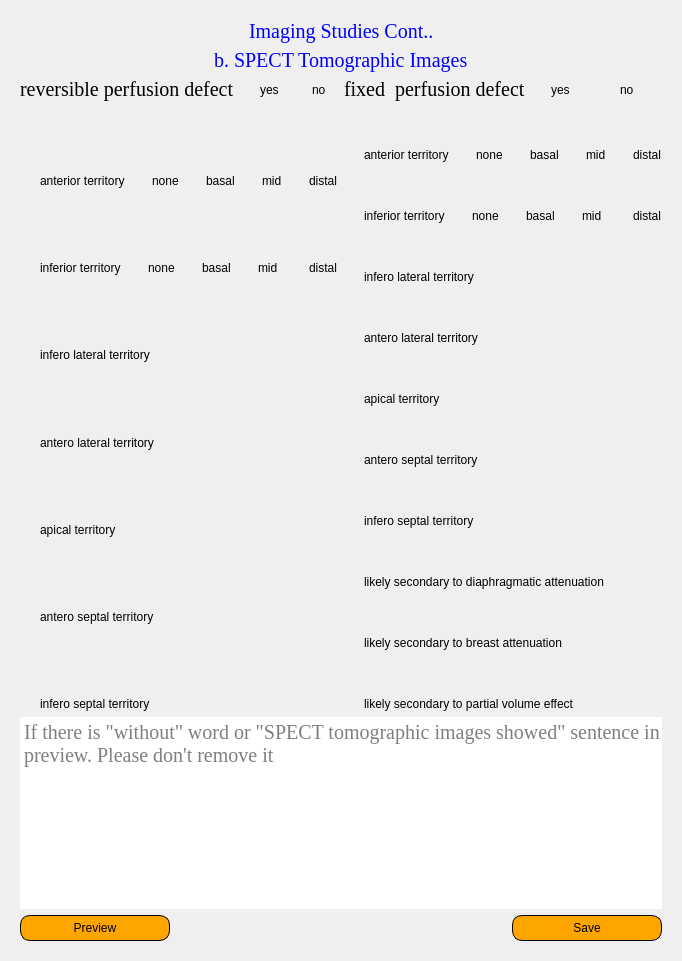
      <widget class="QWidget" name="tab_4">
       <attribute name="title">
        <string> SPECT Tomographic Images</string>
       </attribute>
       <layout class="QGridLayout" name="gridLayout_10">
        <item row="0" column="0">
         <widget class="QGroupBox" name="groupBox_4">
          <property name="styleSheet">
           <string notr="true">border:none;
font: 15pt &quot;Times New Roman&quot;;
background: transparent;</string>
          </property>
          <property name="title">
           <string/>
          </property>
          <layout class="QGridLayout" name="gridLayout_6">
           <item row="0" column="0">
            <layout class="QVBoxLayout" name="verticalLayout_24">
             <item>
              <layout class="QVBoxLayout" name="verticalLayout_33">
               <item>
                <layout class="QHBoxLayout" name="horizontalLayout_47">
                 <item>
                  <spacer name="horizontalSpacer_11">
                   <property name="orientation">
                    <enum>Qt::Horizontal</enum>
                   </property>
                   <property name="sizeHint" stdset="0">
                    <size>
                     <width>40</width>
                     <height>20</height>
                    </size>
                   </property>
                  </spacer>
                 </item>
                 <item>
                  <widget class="QLabel" name="label_61">
                   <property name="font">
                    <font>
                     <family>Times New Roman</family>
                     <pointsize>15</pointsize>
                     <weight>50</weight>
                     <italic>false</italic>
                     <bold>false</bold>
                    </font>
                   </property>
                   <property name="styleSheet">
                    <string notr="true">
border:none;
font: 15pt &quot;Times New Roman&quot;;

color:blue;

</string>
                   </property>
                   <property name="text">
                    <string>Imaging Studies Cont..</string>
                   </property>
                  </widget>
                 </item>
                 <item>
                  <spacer name="horizontalSpacer_12">
                   <property name="orientation">
                    <enum>Qt::Horizontal</enum>
                   </property>
                   <property name="sizeHint" stdset="0">
                    <size>
                     <width>40</width>
                     <height>20</height>
                    </size>
                   </property>
                  </spacer>
                 </item>
                </layout>
               </item>
               <item>
                <layout class="QHBoxLayout" name="horizontalLayout_48">
                 <item>
                  <spacer name="horizontalSpacer_14">
                   <property name="orientation">
                    <enum>Qt::Horizontal</enum>
                   </property>
                   <property name="sizeHint" stdset="0">
                    <size>
                     <width>40</width>
                     <height>20</height>
                    </size>
                   </property>
                  </spacer>
                 </item>
                 <item>
                  <widget class="QLabel" name="label_62">
                   <property name="font">
                    <font>
                     <family>Times New Roman</family>
                     <pointsize>15</pointsize>
                     <weight>50</weight>
                     <italic>false</italic>
                     <bold>false</bold>
                    </font>
                   </property>
                   <property name="styleSheet">
                    <string notr="true">
border:none;
font: 15pt &quot;Times New Roman&quot;;

color:blue;

</string>
                   </property>
                   <property name="text">
                    <string>b. SPECT Tomographic Images</string>
                   </property>
                  </widget>
                 </item>
                 <item>
                  <spacer name="horizontalSpacer_15">
                   <property name="orientation">
                    <enum>Qt::Horizontal</enum>
                   </property>
                   <property name="sizeHint" stdset="0">
                    <size>
                     <width>40</width>
                     <height>20</height>
                    </size>
                   </property>
                  </spacer>
                 </item>
                </layout>
               </item>
               <item>
                <layout class="QHBoxLayout" name="horizontalLayout_49">
                 <item>
                  <layout class="QVBoxLayout" name="verticalLayout_31">
                   <item>
                    <layout class="QHBoxLayout" name="horizontalLayout_45">
                     <item>
                      <widget class="QLabel" name="label_63">
                       <property name="font">
                        <font>
                         <family>Times New Roman</family>
                         <pointsize>15</pointsize>
                         <weight>50</weight>
                         <italic>false</italic>
                         <bold>false</bold>
                        </font>
                       </property>
                       <property name="text">
                        <string>reversible perfusion defect</string>
                       </property>
                      </widget>
                     </item>
                     <item>
                      <widget class="QRadioButton" name="radioButton_yesRevPer">
                       <property name="text">
                        <string>yes</string>
                       </property>
                      </widget>
                     </item>
                     <item>
                      <widget class="QRadioButton" name="radioButton_noRevPer">
                       <property name="text">
                        <string>no</string>
                       </property>
                      </widget>
                     </item>
                    </layout>
                   </item>
                   <item>
                    <layout class="QVBoxLayout" name="verticalLayout_29">
                     <item>
                      <spacer name="verticalSpacer_25">
                       <property name="orientation">
                        <enum>Qt::Vertical</enum>
                       </property>
                       <property name="sizeHint" stdset="0">
                        <size>
                         <width>20</width>
                         <height>40</height>
                        </size>
                       </property>
                      </spacer>
                     </item>
                     <item>
                      <layout class="QHBoxLayout" name="horizontalLayout_41">
                       <item>
                        <widget class="QCheckBox" name="checkBox_anteriorTerRev">
                         <property name="text">
                          <string>anterior territory</string>
                         </property>
                        </widget>
                       </item>
                       <item>
                        <widget class="QRadioButton" name="radioButton_revAntNone">
                         <property name="text">
                          <string>none</string>
                         </property>
                        </widget>
                       </item>
                       <item>
                        <widget class="QRadioButton" name="radioButton_basalAnteriorRev">
                         <property name="text">
                          <string>basal</string>
                         </property>
                        </widget>
                       </item>
                       <item>
                        <widget class="QRadioButton" name="radioButton_midAnteriorREv">
                         <property name="text">
                          <string>mid</string>
                         </property>
                        </widget>
                       </item>
                       <item>
                        <widget class="QRadioButton" name="radioButton_distaAnteriorlRev">
                         <property name="text">
                          <string>distal</string>
                         </property>
                        </widget>
                       </item>
                      </layout>
                     </item>
                     <item>
                      <spacer name="verticalSpacer_26">
                       <property name="orientation">
                        <enum>Qt::Vertical</enum>
                       </property>
                       <property name="sizeHint" stdset="0">
                        <size>
                         <width>20</width>
                         <height>40</height>
                        </size>
                       </property>
                      </spacer>
                     </item>
                     <item>
                      <layout class="QHBoxLayout" name="horizontalLayout_42">
                       <item>
                        <widget class="QCheckBox" name="checkBox_inferiorTerRev">
                         <property name="text">
                          <string>inferior territory</string>
                         </property>
                        </widget>
                       </item>
                       <item>
                        <widget class="QRadioButton" name="radioButton_revInfNone">
                         <property name="text">
                          <string>none</string>
                         </property>
                        </widget>
                       </item>
                       <item>
                        <widget class="QRadioButton" name="radioButton_basalInferiorRev">
                         <property name="text">
                          <string>basal</string>
                         </property>
                        </widget>
                       </item>
                       <item>
                        <widget class="QRadioButton" name="radioButton_midInferiorRev">
                         <property name="text">
                          <string>mid</string>
                         </property>
                        </widget>
                       </item>
                       <item>
                        <widget class="QRadioButton" name="radioButton_distalInferiorRev">
                         <property name="text">
                          <string>distal</string>
                         </property>
                        </widget>
                       </item>
                      </layout>
                     </item>
                     <item>
                      <spacer name="verticalSpacer_27">
                       <property name="orientation">
                        <enum>Qt::Vertical</enum>
                       </property>
                       <property name="sizeHint" stdset="0">
                        <size>
                         <width>20</width>
                         <height>40</height>
                        </size>
                       </property>
                      </spacer>
                     </item>
                     <item>
                      <widget class="QCheckBox" name="checkBox_inferoLat_Rev">
                       <property name="text">
                        <string>infero lateral territory</string>
                       </property>
                      </widget>
                     </item>
                     <item>
                      <spacer name="verticalSpacer_28">
                       <property name="orientation">
                        <enum>Qt::Vertical</enum>
                       </property>
                       <property name="sizeHint" stdset="0">
                        <size>
                         <width>20</width>
                         <height>40</height>
                        </size>
                       </property>
                      </spacer>
                     </item>
                     <item>
                      <widget class="QCheckBox" name="checkBox_anteroLat_Rev">
                       <property name="text">
                        <string>antero lateral territory</string>
                       </property>
                      </widget>
                     </item>
                     <item>
                      <spacer name="verticalSpacer_29">
                       <property name="orientation">
                        <enum>Qt::Vertical</enum>
                       </property>
                       <property name="sizeHint" stdset="0">
                        <size>
                         <width>20</width>
                         <height>40</height>
                        </size>
                       </property>
                      </spacer>
                     </item>
                     <item>
                      <widget class="QCheckBox" name="checkBox_apicalRev">
                       <property name="text">
                        <string>apical territory</string>
                       </property>
                      </widget>
                     </item>
                     <item>
                      <spacer name="verticalSpacer_30">
                       <property name="orientation">
                        <enum>Qt::Vertical</enum>
                       </property>
                       <property name="sizeHint" stdset="0">
                        <size>
                         <width>20</width>
                         <height>40</height>
                        </size>
                       </property>
                      </spacer>
                     </item>
                     <item>
                      <widget class="QCheckBox" name="checkBox_anteroSepRev">
                       <property name="text">
                        <string>antero septal territory</string>
                       </property>
                      </widget>
                     </item>
                     <item>
                      <spacer name="verticalSpacer_31">
                       <property name="orientation">
                        <enum>Qt::Vertical</enum>
                       </property>
                       <property name="sizeHint" stdset="0">
                        <size>
                         <width>20</width>
                         <height>40</height>
                        </size>
                       </property>
                      </spacer>
                     </item>
                     <item>
                      <widget class="QCheckBox" name="checkBox_InferoSepRev">
                       <property name="text">
                        <string>infero septal territory</string>
                       </property>
                      </widget>
                     </item>
                    </layout>
                   </item>
                  </layout>
                 </item>
                 <item>
                  <layout class="QVBoxLayout" name="verticalLayout_32">
                   <item>
                    <layout class="QHBoxLayout" name="horizontalLayout_46">
                     <item>
                      <widget class="QLabel" name="label_64">
                       <property name="font">
                        <font>
                         <family>Times New Roman</family>
                         <pointsize>15</pointsize>
                         <weight>50</weight>
                         <italic>false</italic>
                         <bold>false</bold>
                        </font>
                       </property>
                       <property name="text">
                        <string>fixed  perfusion defect</string>
                       </property>
                      </widget>
                     </item>
                     <item>
                      <widget class="QRadioButton" name="radioButton_yesFixPer">
                       <property name="text">
                        <string>yes</string>
                       </property>
                      </widget>
                     </item>
                     <item>
                      <widget class="QRadioButton" name="radioButton_noFixPer">
                       <property name="text">
                        <string>no</string>
                       </property>
                      </widget>
                     </item>
                    </layout>
                   </item>
                   <item>
                    <layout class="QVBoxLayout" name="verticalLayout_30">
                     <item>
                      <spacer name="verticalSpacer_32">
                       <property name="orientation">
                        <enum>Qt::Vertical</enum>
                       </property>
                       <property name="sizeHint" stdset="0">
                        <size>
                         <width>20</width>
                         <height>40</height>
                        </size>
                       </property>
                      </spacer>
                     </item>
                     <item>
                      <layout class="QHBoxLayout" name="horizontalLayout_43">
                       <item>
                        <widget class="QCheckBox" name="checkBox_anteriorTerFix">
                         <property name="text">
                          <string>anterior territory</string>
                         </property>
                        </widget>
                       </item>
                       <item>
                        <widget class="QRadioButton" name="radioButton_fixAntNone">
                         <property name="text">
                          <string>none</string>
                         </property>
                        </widget>
                       </item>
                       <item>
                        <widget class="QRadioButton" name="radioButton_basalAnteriorFix">
                         <property name="text">
                          <string>basal</string>
                         </property>
                        </widget>
                       </item>
                       <item>
                        <widget class="QRadioButton" name="radioButton_midAnteriorFix">
                         <property name="text">
                          <string>mid</string>
                         </property>
                        </widget>
                       </item>
                       <item>
                        <widget class="QRadioButton" name="radioButton_distaAnteriorlFix">
                         <property name="text">
                          <string>distal</string>
                         </property>
                        </widget>
                       </item>
                      </layout>
                     </item>
                     <item>
                      <spacer name="verticalSpacer_33">
                       <property name="orientation">
                        <enum>Qt::Vertical</enum>
                       </property>
                       <property name="sizeHint" stdset="0">
                        <size>
                         <width>20</width>
                         <height>40</height>
                        </size>
                       </property>
                      </spacer>
                     </item>
                     <item>
                      <layout class="QHBoxLayout" name="horizontalLayout_44">
                       <item>
                        <widget class="QCheckBox" name="checkBox_inferiorTerFix">
                         <property name="text">
                          <string>inferior territory</string>
                         </property>
                        </widget>
                       </item>
                       <item>
                        <widget class="QRadioButton" name="radioButton_fixInfNone">
                         <property name="text">
                          <string>none</string>
                         </property>
                        </widget>
                       </item>
                       <item>
                        <widget class="QRadioButton" name="radioButton_basalInferiorFix">
                         <property name="text">
                          <string>basal</string>
                         </property>
                        </widget>
                       </item>
                       <item>
                        <widget class="QRadioButton" name="radioButton_midInferiorFix">
                         <property name="text">
                          <string>mid</string>
                         </property>
                        </widget>
                       </item>
                       <item>
                        <widget class="QRadioButton" name="radioButton_distalInferiorFix">
                         <property name="text">
                          <string>distal</string>
                         </property>
                        </widget>
                       </item>
                      </layout>
                     </item>
                     <item>
                      <spacer name="verticalSpacer_34">
                       <property name="orientation">
                        <enum>Qt::Vertical</enum>
                       </property>
                       <property name="sizeHint" stdset="0">
                        <size>
                         <width>20</width>
                         <height>40</height>
                        </size>
                       </property>
                      </spacer>
                     </item>
                     <item>
                      <widget class="QCheckBox" name="checkBox_inferoLat_Fix">
                       <property name="text">
                        <string>infero lateral territory</string>
                       </property>
                      </widget>
                     </item>
                     <item>
                      <spacer name="verticalSpacer_35">
                       <property name="orientation">
                        <enum>Qt::Vertical</enum>
                       </property>
                       <property name="sizeHint" stdset="0">
                        <size>
                         <width>20</width>
                         <height>40</height>
                        </size>
                       </property>
                      </spacer>
                     </item>
                     <item>
                      <widget class="QCheckBox" name="checkBox_anteroLat_Fix">
                       <property name="text">
                        <string>antero lateral territory</string>
                       </property>
                      </widget>
                     </item>
                     <item>
                      <spacer name="verticalSpacer_36">
                       <property name="orientation">
                        <enum>Qt::Vertical</enum>
                       </property>
                       <property name="sizeHint" stdset="0">
                        <size>
                         <width>20</width>
                         <height>40</height>
                        </size>
                       </property>
                      </spacer>
                     </item>
                     <item>
                      <widget class="QCheckBox" name="checkBox_apicalFix">
                       <property name="text">
                        <string>apical territory</string>
                       </property>
                      </widget>
                     </item>
                     <item>
                      <spacer name="verticalSpacer_37">
                       <property name="orientation">
                        <enum>Qt::Vertical</enum>
                       </property>
                       <property name="sizeHint" stdset="0">
                        <size>
                         <width>20</width>
                         <height>40</height>
                        </size>
                       </property>
                      </spacer>
                     </item>
                     <item>
                      <widget class="QCheckBox" name="checkBox_anteroSepFix">
                       <property name="text">
                        <string>antero septal territory</string>
                       </property>
                      </widget>
                     </item>
                     <item>
                      <spacer name="verticalSpacer_38">
                       <property name="orientation">
                        <enum>Qt::Vertical</enum>
                       </property>
                       <property name="sizeHint" stdset="0">
                        <size>
                         <width>20</width>
                         <height>40</height>
                        </size>
                       </property>
                      </spacer>
                     </item>
                     <item>
                      <widget class="QCheckBox" name="checkBox_InferoSepFix">
                       <property name="text">
                        <string>infero septal territory</string>
                       </property>
                      </widget>
                     </item>
                     <item>
                      <spacer name="verticalSpacer_39">
                       <property name="orientation">
                        <enum>Qt::Vertical</enum>
                       </property>
                       <property name="sizeHint" stdset="0">
                        <size>
                         <width>20</width>
                         <height>40</height>
                        </size>
                       </property>
                      </spacer>
                     </item>
                     <item>
                      <widget class="QCheckBox" name="checkBox_FixDiaph">
                       <property name="text">
                        <string>likely secondary to diaphragmatic attenuation</string>
                       </property>
                      </widget>
                     </item>
                     <item>
                      <spacer name="verticalSpacer_40">
                       <property name="orientation">
                        <enum>Qt::Vertical</enum>
                       </property>
                       <property name="sizeHint" stdset="0">
                        <size>
                         <width>20</width>
                         <height>40</height>
                        </size>
                       </property>
                      </spacer>
                     </item>
                     <item>
                      <widget class="QCheckBox" name="checkBox_FixBreastAtte">
                       <property name="text">
                        <string>likely secondary to breast attenuation</string>
                       </property>
                      </widget>
                     </item>
                     <item>
                      <spacer name="verticalSpacer_41">
                       <property name="orientation">
                        <enum>Qt::Vertical</enum>
                       </property>
                       <property name="sizeHint" stdset="0">
                        <size>
                         <width>20</width>
                         <height>40</height>
                        </size>
                       </property>
                      </spacer>
                     </item>
                     <item>
                      <widget class="QCheckBox" name="checkBox_FixPartial">
                       <property name="text">
                        <string>likely secondary to partial volume effect</string>
                       </property>
                      </widget>
                     </item>
                    </layout>
                   </item>
                  </layout>
                 </item>
                </layout>
               </item>
              </layout>
             </item>
             <item>
              <widget class="QPlainTextEdit" name="plainTextEdit_spectTomo">
               <property name="font">
                <font>
                 <family>Times New Roman</family>
                 <pointsize>15</pointsize>
                 <weight>50</weight>
                 <italic>false</italic>
                 <bold>false</bold>
                </font>
               </property>
               <property name="styleSheet">
                <string notr="true">background-color: rgb(255, 255, 255);</string>
               </property>
               <property name="placeholderText">
                <string>If there is &quot;without&quot; word or &quot;SPECT tomographic images showed&quot; sentence in preview. Please don't remove it</string>
               </property>
              </widget>
             </item>
             <item>
              <layout class="QHBoxLayout" name="horizontalLayout_28">
               <item>
                <widget class="QPushButton" name="pushButton_preview">
                 <property name="minimumSize">
                  <size>
                   <width>150</width>
                   <height>0</height>
                  </size>
                 </property>
                 <property name="styleSheet">
                  <string notr="true">QPushButton {
background-color: orange;  
	color: black;
   border: 1px solid black;
    padding: 5px 10px;
font: 87 12pt &quot;Times New Roman&quot;;
  border-radius: 10px; 

}

QPushButton:hover {
	background-color: #ffdd8e;
    color: black;  
 border: 2px solid blue;
	
}


QPushButton:pressed {
    background-color;#ffaa00;
    color: white;  /* Text color when pressed */
	
}

</string>
                 </property>
                 <property name="text">
                  <string>Preview</string>
                 </property>
                </widget>
               </item>
               <item>
                <spacer name="horizontalSpacer_29">
                 <property name="orientation">
                  <enum>Qt::Horizontal</enum>
                 </property>
                 <property name="sizeHint" stdset="0">
                  <size>
                   <width>40</width>
                   <height>20</height>
                  </size>
                 </property>
                </spacer>
               </item>
               <item>
                <widget class="QPushButton" name="pushButton_save">
                 <property name="minimumSize">
                  <size>
                   <width>150</width>
                   <height>0</height>
                  </size>
                 </property>
                 <property name="styleSheet">
                  <string notr="true">QPushButton {
background-color: orange;  
	color: black;
   border: 1px solid black;
    padding: 5px 10px;
font: 87 12pt &quot;Times New Roman&quot;;
  border-radius: 10px; 

}

QPushButton:hover {
	background-color: #ffdd8e;
    color: black;  
 border: 2px solid blue;
	
}


QPushButton:pressed {
    background-color;#ffaa00;
    color: white;  /* Text color when pressed */
	
}

</string>
                 </property>
                 <property name="text">
                  <string>Save</string>
                 </property>
                </widget>
               </item>
              </layout>
             </item>
            </layout>
           </item>
          </layout>
         </widget>
        </item>
       </layout>
      </widget>
